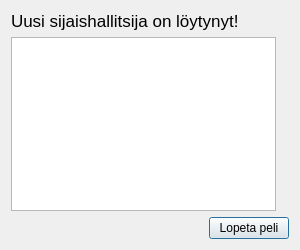
<?xml version="1.0" encoding="UTF-8"?>
<ui version="4.0">
 <class>GameOverDialog</class>
 <widget class="QDialog" name="GameOverDialog">
  <property name="geometry">
   <rect>
    <x>0</x>
    <y>0</y>
    <width>300</width>
    <height>250</height>
   </rect>
  </property>
  <property name="minimumSize">
   <size>
    <width>300</width>
    <height>250</height>
   </size>
  </property>
  <property name="maximumSize">
   <size>
    <width>300</width>
    <height>99999</height>
   </size>
  </property>
  <property name="windowTitle">
   <string>Peli loppui</string>
  </property>
  <layout class="QGridLayout" name="gridLayout">
   <item row="2" column="0">
    <layout class="QHBoxLayout" name="gameOverHorizontalLayout">
     <item>
      <widget class="QTextEdit" name="gameResultsTextEdit">
       <property name="readOnly">
        <bool>true</bool>
       </property>
      </widget>
     </item>
     <item>
      <widget class="QLabel" name="medalPictureLabel">
       <property name="sizePolicy">
        <sizepolicy hsizetype="Maximum" vsizetype="Preferred">
         <horstretch>0</horstretch>
         <verstretch>0</verstretch>
        </sizepolicy>
       </property>
       <property name="text">
        <string/>
       </property>
       <property name="pixmap">
        <pixmap resource="assets.qrc">:/Assets/medal.png</pixmap>
       </property>
      </widget>
     </item>
    </layout>
   </item>
   <item row="0" column="0">
    <widget class="QLabel" name="gameOverLabel">
     <property name="font">
      <font>
       <pointsize>13</pointsize>
       <weight>50</weight>
       <bold>false</bold>
      </font>
     </property>
     <property name="text">
      <string>Uusi sijaishallitsija on löytynyt!</string>
     </property>
    </widget>
   </item>
   <item row="3" column="0" alignment="Qt::AlignRight">
    <widget class="QPushButton" name="quitGameButton">
     <property name="sizePolicy">
      <sizepolicy hsizetype="Maximum" vsizetype="Fixed">
       <horstretch>0</horstretch>
       <verstretch>0</verstretch>
      </sizepolicy>
     </property>
     <property name="cursor">
      <cursorShape>PointingHandCursor</cursorShape>
     </property>
     <property name="text">
      <string>Lopeta peli</string>
     </property>
    </widget>
   </item>
  </layout>
 </widget>
 <resources>
  <include location="assets.qrc"/>
 </resources>
 <connections/>
</ui>
